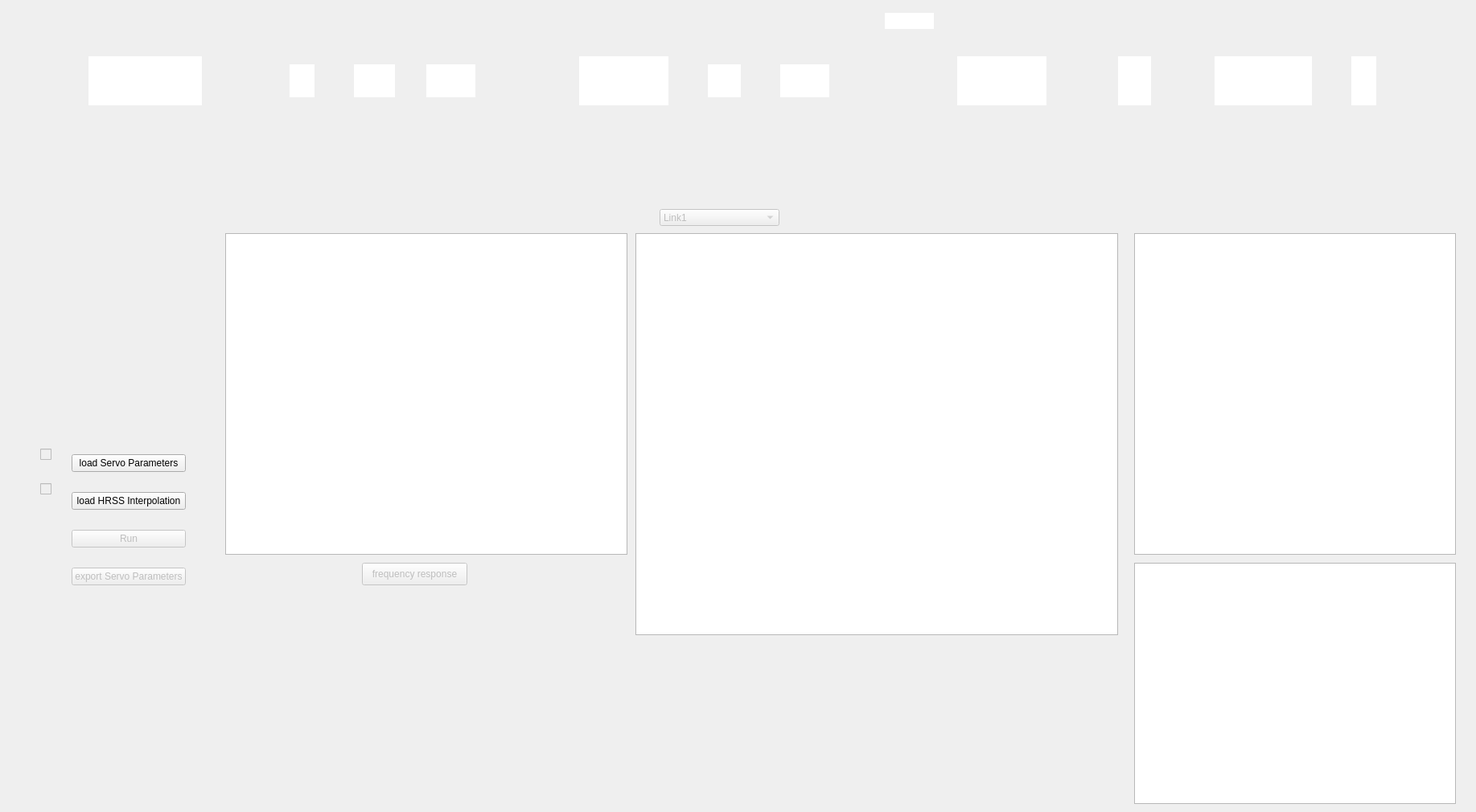
<?xml version="1.0" encoding="UTF-8"?>
<ui version="4.0">
 <class>RT605_simulation</class>
 <widget class="QWidget" name="RT605_simulation">
  <property name="geometry">
   <rect>
    <x>0</x>
    <y>0</y>
    <width>1835</width>
    <height>1010</height>
   </rect>
  </property>
  <property name="sizePolicy">
   <sizepolicy hsizetype="Preferred" vsizetype="Preferred">
    <horstretch>0</horstretch>
    <verstretch>0</verstretch>
   </sizepolicy>
  </property>
  <property name="windowTitle">
   <string>RT605 simulation</string>
  </property>
  <widget class="QLabel" name="control_structure">
   <property name="enabled">
    <bool>true</bool>
   </property>
   <property name="geometry">
    <rect>
     <x>-80</x>
     <y>10</y>
     <width>2021</width>
     <height>251</height>
    </rect>
   </property>
   <property name="font">
    <font>
     <family>Arial</family>
    </font>
   </property>
   <property name="locale">
    <locale language="English" country="UnitedStates"/>
   </property>
   <property name="frameShape">
    <enum>QFrame::NoFrame</enum>
   </property>
   <property name="text">
    <string/>
   </property>
   <property name="pixmap">
    <pixmap>../icon/PID.png</pixmap>
   </property>
   <property name="scaledContents">
    <bool>true</bool>
   </property>
  </widget>
  <widget class="QLabel" name="label_2">
   <property name="geometry">
    <rect>
     <x>50</x>
     <y>290</y>
     <width>201</width>
     <height>231</height>
    </rect>
   </property>
   <property name="text">
    <string/>
   </property>
   <property name="pixmap">
    <pixmap>../icon/HIWIN_Articulated_Robot_RT605-909-GB-480x480.jpg</pixmap>
   </property>
   <property name="scaledContents">
    <bool>true</bool>
   </property>
  </widget>
  <widget class="QGraphicsView" name="freq_response">
   <property name="enabled">
    <bool>true</bool>
   </property>
   <property name="geometry">
    <rect>
     <x>280</x>
     <y>290</y>
     <width>500</width>
     <height>400</height>
    </rect>
   </property>
  </widget>
  <widget class="QGraphicsView" name="joint_graph">
   <property name="enabled">
    <bool>true</bool>
   </property>
   <property name="geometry">
    <rect>
     <x>790</x>
     <y>290</y>
     <width>600</width>
     <height>500</height>
    </rect>
   </property>
  </widget>
  <widget class="QGraphicsView" name="cartesian3D_graph">
   <property name="enabled">
    <bool>true</bool>
   </property>
   <property name="geometry">
    <rect>
     <x>1410</x>
     <y>290</y>
     <width>400</width>
     <height>400</height>
    </rect>
   </property>
  </widget>
  <widget class="QWidget" name="horizontalLayoutWidget">
   <property name="geometry">
    <rect>
     <x>50</x>
     <y>540</y>
     <width>181</width>
     <height>215</height>
    </rect>
   </property>
   <layout class="QHBoxLayout" name="horizontalLayout" stretch="0,0">
    <property name="spacing">
     <number>10</number>
    </property>
    <property name="sizeConstraint">
     <enum>QLayout::SetNoConstraint</enum>
    </property>
    <property name="leftMargin">
     <number>0</number>
    </property>
    <property name="rightMargin">
     <number>0</number>
    </property>
    <item>
     <layout class="QVBoxLayout" name="verticalLayout_2">
      <item>
       <widget class="QCheckBox" name="servo_param_loaded_checkBox">
        <property name="enabled">
         <bool>false</bool>
        </property>
        <property name="text">
         <string/>
        </property>
        <property name="iconSize">
         <size>
          <width>31</width>
          <height>17</height>
         </size>
        </property>
       </widget>
      </item>
      <item>
       <widget class="QCheckBox" name="hrss_loaded_checkBox">
        <property name="enabled">
         <bool>false</bool>
        </property>
        <property name="text">
         <string/>
        </property>
       </widget>
      </item>
      <item>
       <spacer name="verticalSpacer">
        <property name="orientation">
         <enum>Qt::Vertical</enum>
        </property>
        <property name="sizeType">
         <enum>QSizePolicy::Fixed</enum>
        </property>
        <property name="sizeHint" stdset="0">
         <size>
          <width>0</width>
          <height>119</height>
         </size>
        </property>
       </spacer>
      </item>
     </layout>
    </item>
    <item>
     <layout class="QVBoxLayout" name="verticalLayout">
      <property name="spacing">
       <number>0</number>
      </property>
      <item>
       <widget class="QPushButton" name="load_servo_param_button">
        <property name="enabled">
         <bool>true</bool>
        </property>
        <property name="text">
         <string>load Servo Parameters</string>
        </property>
       </widget>
      </item>
      <item>
       <widget class="QPushButton" name="load_HRSS_button">
        <property name="text">
         <string>load HRSS Interpolation</string>
        </property>
       </widget>
      </item>
      <item>
       <widget class="QPushButton" name="run_button">
        <property name="enabled">
         <bool>false</bool>
        </property>
        <property name="maximumSize">
         <size>
          <width>16777215</width>
          <height>16777215</height>
         </size>
        </property>
        <property name="text">
         <string>Run</string>
        </property>
       </widget>
      </item>
      <item>
       <widget class="QPushButton" name="export_param_button">
        <property name="enabled">
         <bool>false</bool>
        </property>
        <property name="text">
         <string>export Servo Parameters</string>
        </property>
       </widget>
      </item>
     </layout>
    </item>
   </layout>
  </widget>
  <widget class="QPushButton" name="kp_button">
   <property name="enabled">
    <bool>true</bool>
   </property>
   <property name="geometry">
    <rect>
     <x>360</x>
     <y>80</y>
     <width>31</width>
     <height>41</height>
    </rect>
   </property>
   <property name="styleSheet">
    <string notr="true">background-color: rgba(255,255,255,255);
border:none;</string>
   </property>
   <property name="text">
    <string/>
   </property>
   <property name="icon">
    <iconset>
     <normaloff>../icon/Kp.png</normaloff>
     <normalon>../icon/Kp_activated.png</normalon>
     <disabledon>../icon/Kp_activated.png</disabledon>
     <activeon>../icon/Kp_activated.png</activeon>
     <selectedon>../icon/Kp_activated.png</selectedon>../icon/Kp.png</iconset>
   </property>
   <property name="iconSize">
    <size>
     <width>111</width>
     <height>75</height>
    </size>
   </property>
  </widget>
  <widget class="QPushButton" name="vel_command_filter_button">
   <property name="enabled">
    <bool>false</bool>
   </property>
   <property name="geometry">
    <rect>
     <x>530</x>
     <y>80</y>
     <width>61</width>
     <height>41</height>
    </rect>
   </property>
   <property name="styleSheet">
    <string notr="true">background-color: rgba(255,255,255,255);
border:none;</string>
   </property>
   <property name="text">
    <string/>
   </property>
   <property name="icon">
    <iconset>
     <normaloff>../icon/filter.png</normaloff>../icon/filter.png</iconset>
   </property>
   <property name="iconSize">
    <size>
     <width>95</width>
     <height>46</height>
    </size>
   </property>
  </widget>
  <widget class="QPushButton" name="torq_command_filter_button">
   <property name="enabled">
    <bool>false</bool>
   </property>
   <property name="geometry">
    <rect>
     <x>970</x>
     <y>80</y>
     <width>61</width>
     <height>41</height>
    </rect>
   </property>
   <property name="styleSheet">
    <string notr="true">background-color: rgba(255,255,255,255);
border:none;</string>
   </property>
   <property name="text">
    <string/>
   </property>
   <property name="icon">
    <iconset>
     <normaloff>../icon/filter.png</normaloff>../icon/filter.png</iconset>
   </property>
   <property name="iconSize">
    <size>
     <width>95</width>
     <height>46</height>
    </size>
   </property>
  </widget>
  <widget class="QPushButton" name="kv_button">
   <property name="enabled">
    <bool>false</bool>
   </property>
   <property name="geometry">
    <rect>
     <x>720</x>
     <y>70</y>
     <width>111</width>
     <height>61</height>
    </rect>
   </property>
   <property name="styleSheet">
    <string notr="true">background-color: rgba(255,255,255,255);
border:none;</string>
   </property>
   <property name="text">
    <string/>
   </property>
   <property name="icon">
    <iconset>
     <normaloff>../icon/Kv.png</normaloff>
     <normalon>../icon/Kv_activated.png</normalon>
     <activeon>../icon/Kv_activated.png</activeon>
     <selectedon>../icon/Kv_activated.png</selectedon>../icon/Kv.png</iconset>
   </property>
   <property name="iconSize">
    <size>
     <width>216</width>
     <height>70</height>
    </size>
   </property>
  </widget>
  <widget class="QPushButton" name="vel_limiter_button">
   <property name="enabled">
    <bool>false</bool>
   </property>
   <property name="geometry">
    <rect>
     <x>440</x>
     <y>80</y>
     <width>51</width>
     <height>41</height>
    </rect>
   </property>
   <property name="styleSheet">
    <string notr="true">background-color: rgba(255,255,255,255);
border:none;</string>
   </property>
   <property name="text">
    <string/>
   </property>
   <property name="icon">
    <iconset>
     <normaloff>../icon/limiter.png</normaloff>
     <activeon>../icon/limiter_activate.png</activeon>
     <selectedon>../icon/limiter_activate.png</selectedon>../icon/limiter.png</iconset>
   </property>
   <property name="iconSize">
    <size>
     <width>54</width>
     <height>50</height>
    </size>
   </property>
  </widget>
  <widget class="QPushButton" name="torq_limiter_button">
   <property name="enabled">
    <bool>false</bool>
   </property>
   <property name="geometry">
    <rect>
     <x>880</x>
     <y>80</y>
     <width>41</width>
     <height>41</height>
    </rect>
   </property>
   <property name="styleSheet">
    <string notr="true">background-color: rgba(255,255,255,255);
border:none;</string>
   </property>
   <property name="text">
    <string/>
   </property>
   <property name="icon">
    <iconset>
     <normaloff>../icon/limiter.png</normaloff>
     <activeon>../icon/limiter_activate.png</activeon>
     <selectedon>../icon/limiter_activate.png</selectedon>../icon/limiter.png</iconset>
   </property>
   <property name="iconSize">
    <size>
     <width>68</width>
     <height>67</height>
    </size>
   </property>
  </widget>
  <widget class="QPushButton" name="motor_button">
   <property name="enabled">
    <bool>false</bool>
   </property>
   <property name="geometry">
    <rect>
     <x>1190</x>
     <y>70</y>
     <width>111</width>
     <height>61</height>
    </rect>
   </property>
   <property name="styleSheet">
    <string notr="true">background-color: rgba(255,255,255,255);
border:none;</string>
   </property>
   <property name="text">
    <string/>
   </property>
   <property name="icon">
    <iconset>
     <normaloff>../icon/motor.png</normaloff>../icon/motor.png</iconset>
   </property>
   <property name="iconSize">
    <size>
     <width>121</width>
     <height>68</height>
    </size>
   </property>
  </widget>
  <widget class="QPushButton" name="deg2pulse_button">
   <property name="enabled">
    <bool>false</bool>
   </property>
   <property name="geometry">
    <rect>
     <x>110</x>
     <y>70</y>
     <width>141</width>
     <height>61</height>
    </rect>
   </property>
   <property name="styleSheet">
    <string notr="true">background-color: rgba(255,255,255,255);
border:none;</string>
   </property>
   <property name="text">
    <string/>
   </property>
   <property name="icon">
    <iconset>
     <normaloff>../icon/PPU.png</normaloff>../icon/PPU.png</iconset>
   </property>
   <property name="iconSize">
    <size>
     <width>155</width>
     <height>94</height>
    </size>
   </property>
  </widget>
  <widget class="QPushButton" name="reducer_button">
   <property name="enabled">
    <bool>false</bool>
   </property>
   <property name="geometry">
    <rect>
     <x>1680</x>
     <y>70</y>
     <width>31</width>
     <height>61</height>
    </rect>
   </property>
   <property name="styleSheet">
    <string notr="true">background-color: rgba(255,255,255,255);
border:none;</string>
   </property>
   <property name="text">
    <string/>
   </property>
   <property name="icon">
    <iconset>
     <normaloff>../icon/reducer.png</normaloff>
     <normalon>../icon/reducer_active.png</normalon>../icon/reducer.png</iconset>
   </property>
   <property name="iconSize">
    <size>
     <width>161</width>
     <height>67</height>
    </size>
   </property>
  </widget>
  <widget class="QLabel" name="path_name">
   <property name="geometry">
    <rect>
     <x>20</x>
     <y>150</y>
     <width>261</width>
     <height>41</height>
    </rect>
   </property>
   <property name="text">
    <string/>
   </property>
  </widget>
  <widget class="QPushButton" name="freq_response_button">
   <property name="enabled">
    <bool>false</bool>
   </property>
   <property name="geometry">
    <rect>
     <x>450</x>
     <y>700</y>
     <width>131</width>
     <height>28</height>
    </rect>
   </property>
   <property name="text">
    <string>frequency response</string>
   </property>
  </widget>
  <widget class="QGraphicsView" name="polar_graph">
   <property name="enabled">
    <bool>true</bool>
   </property>
   <property name="geometry">
    <rect>
     <x>1410</x>
     <y>700</y>
     <width>400</width>
     <height>300</height>
    </rect>
   </property>
  </widget>
  <widget class="QComboBox" name="links_chooser">
   <property name="enabled">
    <bool>false</bool>
   </property>
   <property name="geometry">
    <rect>
     <x>820</x>
     <y>260</y>
     <width>149</width>
     <height>21</height>
    </rect>
   </property>
   <property name="sizePolicy">
    <sizepolicy hsizetype="Preferred" vsizetype="Fixed">
     <horstretch>0</horstretch>
     <verstretch>0</verstretch>
    </sizepolicy>
   </property>
   <property name="layoutDirection">
    <enum>Qt::LeftToRight</enum>
   </property>
   <item>
    <property name="text">
     <string>Link1</string>
    </property>
   </item>
   <item>
    <property name="text">
     <string>Link2</string>
    </property>
   </item>
   <item>
    <property name="text">
     <string>Link3</string>
    </property>
   </item>
   <item>
    <property name="text">
     <string>Link4</string>
    </property>
   </item>
   <item>
    <property name="text">
     <string>Link5</string>
    </property>
   </item>
   <item>
    <property name="text">
     <string>Link6</string>
    </property>
   </item>
  </widget>
  <widget class="QPushButton" name="non_linear_eff_button">
   <property name="enabled">
    <bool>false</bool>
   </property>
   <property name="geometry">
    <rect>
     <x>1100</x>
     <y>16</y>
     <width>61</width>
     <height>20</height>
    </rect>
   </property>
   <property name="styleSheet">
    <string notr="true">color: rgba(255, 255,255, 250);background-color: rgba(255,255,255,255);
border:none;</string>
   </property>
   <property name="text">
    <string/>
   </property>
   <property name="icon">
    <iconset>
     <normaloff>../icon/non_linear_effect.png</normaloff>../icon/non_linear_effect.png</iconset>
   </property>
   <property name="iconSize">
    <size>
     <width>77</width>
     <height>55</height>
    </size>
   </property>
  </widget>
  <widget class="QPushButton" name="pushButton">
   <property name="enabled">
    <bool>false</bool>
   </property>
   <property name="geometry">
    <rect>
     <x>1390</x>
     <y>70</y>
     <width>41</width>
     <height>61</height>
    </rect>
   </property>
   <property name="styleSheet">
    <string notr="true">background-color: rgba(255,255,255,255);
border:none;</string>
   </property>
   <property name="text">
    <string/>
   </property>
   <property name="icon">
    <iconset>
     <normaloff>../icon/integrater.png</normaloff>../icon/integrater.png</iconset>
   </property>
   <property name="iconSize">
    <size>
     <width>153</width>
     <height>95</height>
    </size>
   </property>
  </widget>
  <widget class="QPushButton" name="pushButton_2">
   <property name="enabled">
    <bool>false</bool>
   </property>
   <property name="geometry">
    <rect>
     <x>1510</x>
     <y>70</y>
     <width>121</width>
     <height>61</height>
    </rect>
   </property>
   <property name="styleSheet">
    <string notr="true">background-color: rgba(255,255,255,255);
border:none;</string>
   </property>
   <property name="text">
    <string/>
   </property>
   <property name="icon">
    <iconset>
     <normaloff>../icon/pulse2deg.png</normaloff>../icon/pulse2deg.png</iconset>
   </property>
   <property name="iconSize">
    <size>
     <width>250</width>
     <height>45</height>
    </size>
   </property>
  </widget>
 </widget>
 <resources/>
 <connections/>
</ui>
